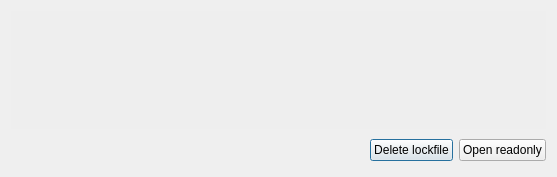
<?xml version="1.0" encoding="UTF-8"?>
<ui version="4.0">
 <class>LockedFileDialog</class>
 <widget class="QDialog" name="LockedFileDialog">
  <property name="geometry">
   <rect>
    <x>0</x>
    <y>0</y>
    <width>557</width>
    <height>177</height>
   </rect>
  </property>
  <property name="windowTitle">
   <string>Dialog</string>
  </property>
  <layout class="QVBoxLayout" name="verticalLayout">
   <item>
    <widget class="QTextEdit" name="warningTE">
     <property name="palette">
      <palette>
       <active>
        <colorrole role="Base">
         <brush brushstyle="SolidPattern">
          <color alpha="255">
           <red>238</red>
           <green>238</green>
           <blue>238</blue>
          </color>
         </brush>
        </colorrole>
       </active>
       <inactive>
        <colorrole role="Base">
         <brush brushstyle="SolidPattern">
          <color alpha="255">
           <red>238</red>
           <green>238</green>
           <blue>238</blue>
          </color>
         </brush>
        </colorrole>
       </inactive>
       <disabled>
        <colorrole role="Base">
         <brush brushstyle="SolidPattern">
          <color alpha="255">
           <red>238</red>
           <green>238</green>
           <blue>238</blue>
          </color>
         </brush>
        </colorrole>
       </disabled>
      </palette>
     </property>
     <property name="frameShape">
      <enum>QFrame::NoFrame</enum>
     </property>
     <property name="frameShadow">
      <enum>QFrame::Plain</enum>
     </property>
     <property name="readOnly">
      <bool>true</bool>
     </property>
    </widget>
   </item>
   <item>
    <spacer name="verticalSpacer">
     <property name="orientation">
      <enum>Qt::Vertical</enum>
     </property>
     <property name="sizeHint" stdset="0">
      <size>
       <width>20</width>
       <height>26</height>
      </size>
     </property>
    </spacer>
   </item>
   <item>
    <layout class="QHBoxLayout">
     <property name="spacing">
      <number>6</number>
     </property>
     <property name="leftMargin">
      <number>0</number>
     </property>
     <property name="topMargin">
      <number>0</number>
     </property>
     <property name="rightMargin">
      <number>0</number>
     </property>
     <property name="bottomMargin">
      <number>0</number>
     </property>
     <item>
      <spacer>
       <property name="orientation">
        <enum>Qt::Horizontal</enum>
       </property>
       <property name="sizeType">
        <enum>QSizePolicy::Expanding</enum>
       </property>
       <property name="sizeHint" stdset="0">
        <size>
         <width>73</width>
         <height>31</height>
        </size>
       </property>
      </spacer>
     </item>
     <item>
      <widget class="QPushButton" name="deleteLockfileButton">
       <property name="text">
        <string>Delete lockfile</string>
       </property>
      </widget>
     </item>
     <item>
      <widget class="QPushButton" name="openReadonlyButton">
       <property name="text">
        <string>Open readonly</string>
       </property>
      </widget>
     </item>
    </layout>
   </item>
  </layout>
 </widget>
 <resources/>
 <connections>
  <connection>
   <sender>openReadonlyButton</sender>
   <signal>pressed()</signal>
   <receiver>LockedFileDialog</receiver>
   <slot>accept()</slot>
   <hints>
    <hint type="sourcelabel">
     <x>518</x>
     <y>234</y>
    </hint>
    <hint type="destinationlabel">
     <x>272</x>
     <y>127</y>
    </hint>
   </hints>
  </connection>
  <connection>
   <sender>deleteLockfileButton</sender>
   <signal>pressed()</signal>
   <receiver>LockedFileDialog</receiver>
   <slot>reject()</slot>
   <hints>
    <hint type="sourcelabel">
     <x>436</x>
     <y>232</y>
    </hint>
    <hint type="destinationlabel">
     <x>219</x>
     <y>223</y>
    </hint>
   </hints>
  </connection>
 </connections>
</ui>
